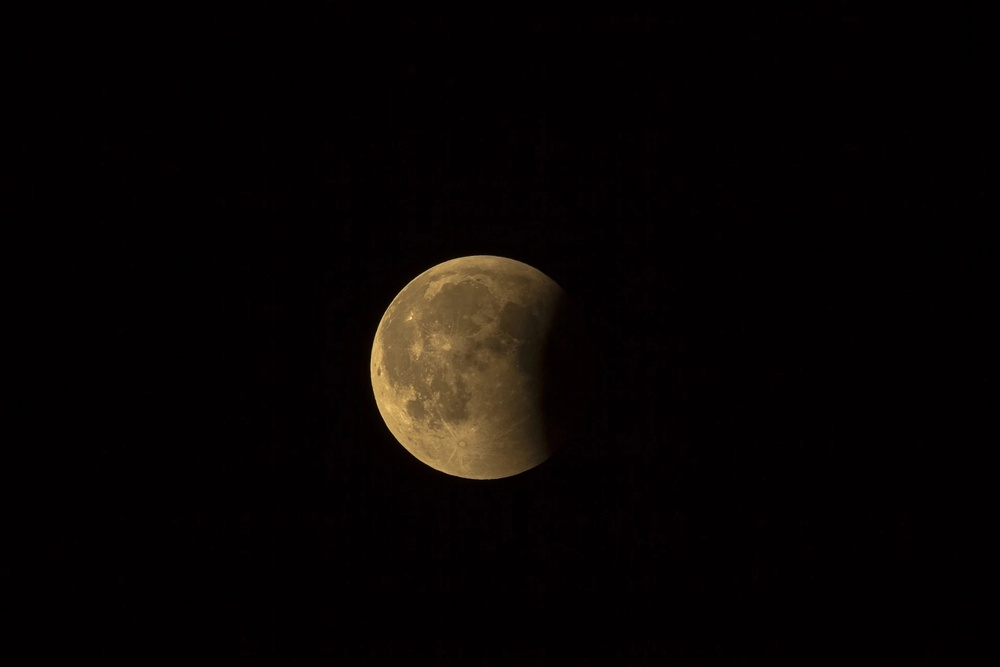
#> input picture images/moon.jpg, 1000 x 667 px, shrunk from 1920 x 1280 before the run
$ python ex_histogram.py
#> lines starting #> are read from the running program, lines starting #| are printed output that depends on the picture; after the words box and inside, x2 and y2 are one past the last pixel; in counts of white or black regions, pixels touching at a corner belong together
import cv2
import numpy as np

src = cv2.imread("images/moon.jpg")
#> src is the input picture: shape (667, 1000, 3); mean B, G, R 3.6, 4.6, 7.8
gray = cv2.cvtColor(src, cv2.COLOR_BGR2GRAY)
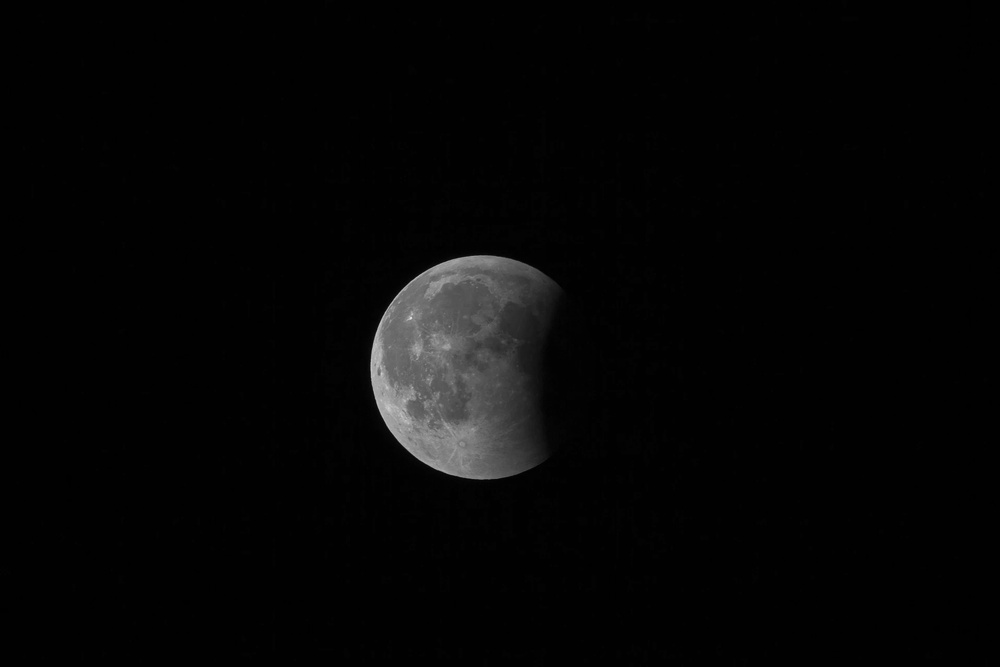
#> gray: shape (667, 1000); min 0, max 224, mean 5.7
result = np.zeros((src.shape[0], 256), dtype=np.uint8)

hist = cv2.calcHist([gray], [0], None, [256], [0, 256])
#> hist = 256 values, max 568278 at index 1, min 0 at index 198, mean 2605.5
cv2.normalize(hist, hist, 0, result.shape[0], cv2.NORM_MINMAX)

for x, y in enumerate(hist):
    cv2.line(result, (int(x), result.shape[0]), (int(x), result.shape[0] - int(y)), 255)
#> this loop made 256 passes
#> y on passes 1 to 3: [7.77], [667], [36.76]
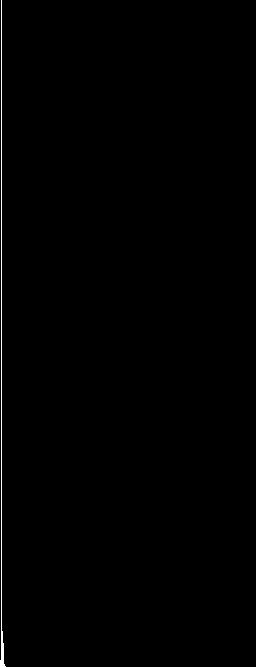
#> result: shape (667, 256); 0.43% white in thin lines or dots, all inside (x1, y1, x2, y2) = (0, 0, 6, 667)

dst = np.hstack([gray, result])
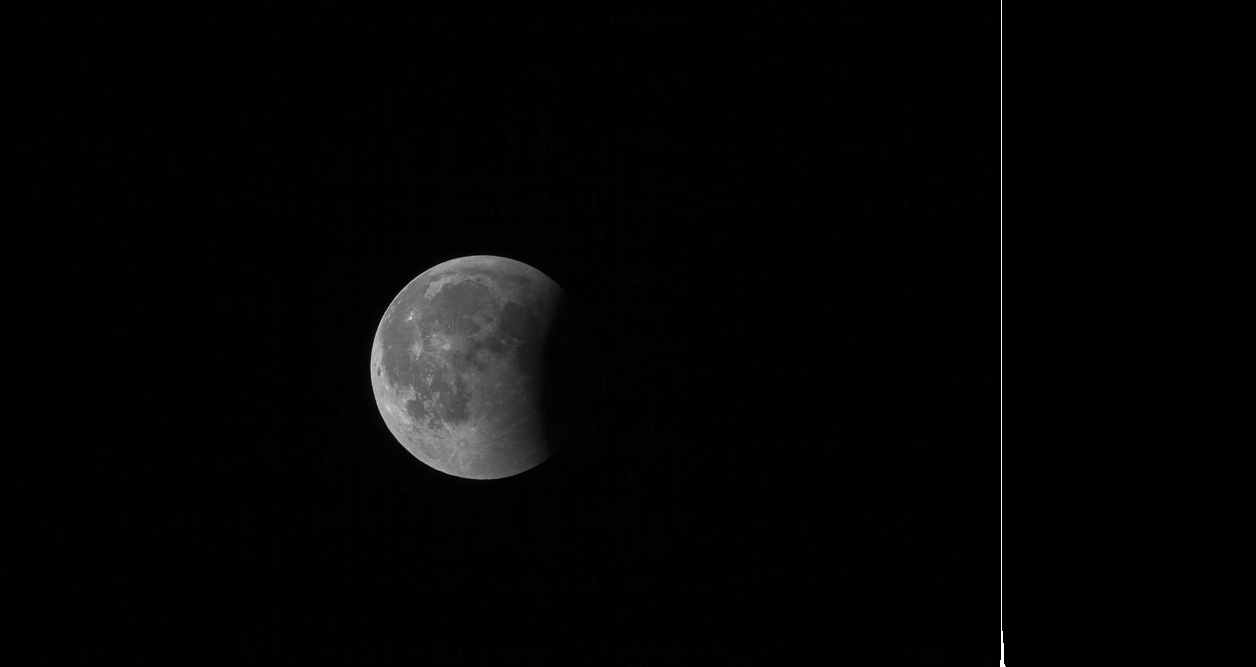
#> dst: shape (667, 1256); min 0, max 255, mean 4.8

cv2.imshow("dst", dst)
cv2.waitKey(0)
cv2.destroyAllWindows()
